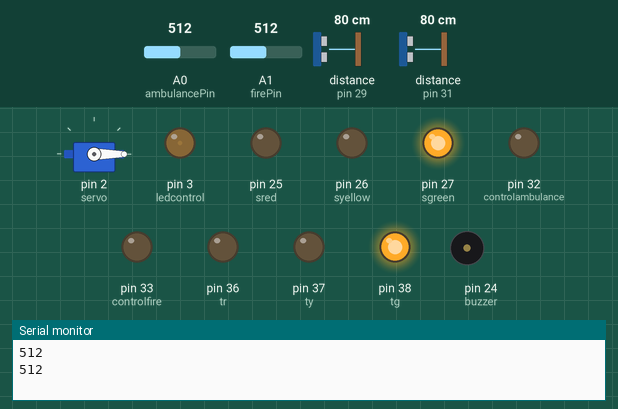
A sketch run on a simulated Arduino Mega 2560, built with avr-gcc and run on an emulated ATmega2560. Parts: servo, output pins drawn as LEDs (lit = HIGH), buzzer (waves = sounding, pin HIGH), the last lines printed to the serial monitor. Wiring (inferred from the names in the program): ultrasonic range finder: trigger pin 28; echo pin 29. The test bench sets the inputs (shaded band); at power-on: distance to the obstacle (sensors on pin 29, pin 31) 80 cm, A0 (ambulancePin) = 512, A1 (firePin) = 512. The echo pulse lasts 58.3 µs per cm; pins used as bus, display or sensor lines are not drawn.

Above: at 21.5 s.
21.6 s: distance to the obstacle (sensor on pin 29) set to 75 cm
At 29.7 s:
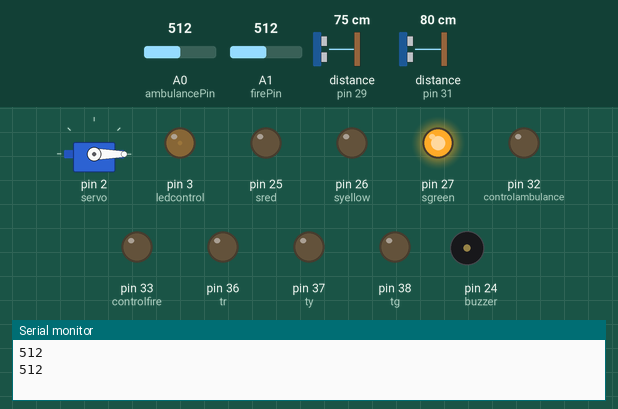
30.6 s: distance to the obstacle (sensor on pin 29) set to 67 cm
At 37.1 s:
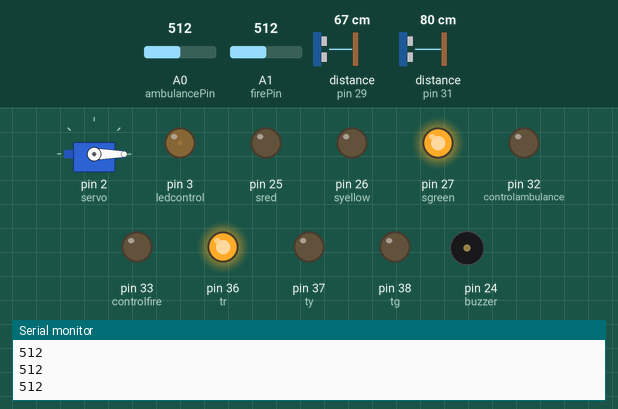
At 60.4 s:
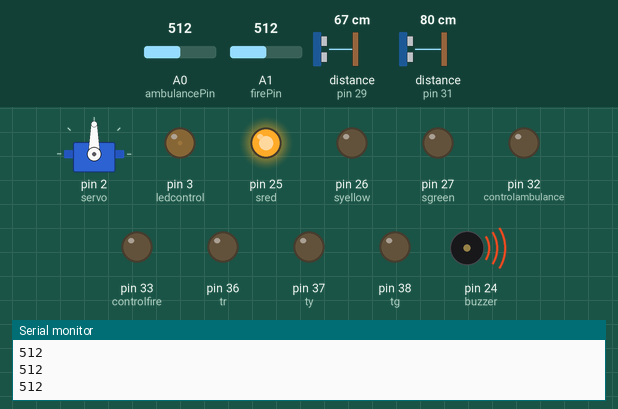
Timing chart, 0 to 60.7 s (numbered marks = the images above; inputs shaded):
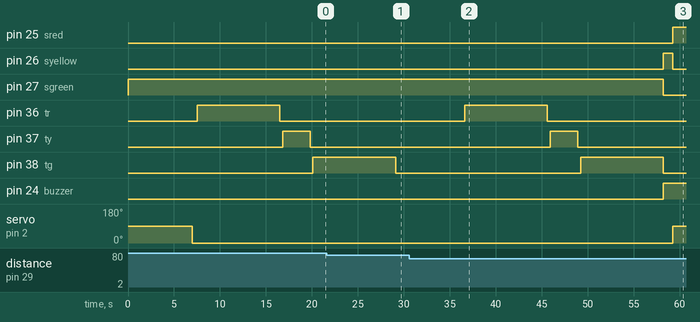

The sketch:

SmartStreet-StationCode.ino
```cpp
#include <Servo.h>

/*Station Leds & Sensors Control*/
#define trigPinB 22 //Trigpin for ultrasonic before train
#define echoPinB 23
Servo servo;
int buzzer = 24; // station buzzer
int sred = 25; // station red
int syellow = 26; // station yellow
int sgreen = 27; // station green

/*Street Leds Control*/
#define trigPinB 28 //Trigpin for ultrasonic at street start
#define echoPinB 29
#define trigPinA 30 //Trigpin for ultrasonic after at street end
#define echoPinA 31
int ledcontrol = 3;

/*Emergancy Switches & Leds Control*/
int ambulancePin = A0;
int ambulanceValue;
int controlambulance = 32;
int firePin = A1;
int fireValue;
int controlfire = 33;

/*Traffic Leds Control*/
int tr = 36; // traffic red led
int ty = 37; // traffic yellow led
int tg = 38; // traffic green led

void setup() {
  Serial.begin (9600);

  /*Station Leds & Sensors Pins set*/
  pinMode(trigPinB, OUTPUT);
  pinMode(echoPinB, INPUT);
  pinMode(buzzer, OUTPUT);
  pinMode(sred, OUTPUT);
  pinMode(syellow, OUTPUT);
  pinMode(sgreen, OUTPUT);
  servo.attach(2);

  /*Street Leds & Sensors Pins set*/
  pinMode(trigPinB, OUTPUT);
  pinMode(echoPinB, INPUT);
  pinMode(trigPinA, OUTPUT);
  pinMode(echoPinA, INPUT);
  pinMode(ledcontrol, OUTPUT);
  analogWrite( ledcontrol, 10);

  /*Emergancy Switches & Leds Pins set*/
  pinMode(controlambulance, OUTPUT);
  pinMode(controlfire, OUTPUT);
  digitalWrite(controlambulance, LOW);
  digitalWrite(controlfire, LOW);

  /*Traffic Pins set*/
  pinMode(tr, OUTPUT);
  pinMode(ty, OUTPUT);
  pinMode(tg, OUTPUT);
}


void autoStation()
{
  /*Station gates closes if there is a train and turn on led light*/
  long durationS, distanceS;
  digitalWrite(sgreen, HIGH);
  digitalWrite(trigPinB, LOW);
  delayMicroseconds(2);
  digitalWrite(trigPinB, HIGH);
  delayMicroseconds(10);
  digitalWrite(trigPinB, LOW);
  durationS = pulseIn(echoPinB, HIGH);
  distanceS = durationS * 0.034 / 2;
  if (distanceS < 70) {
    digitalWrite( buzzer, HIGH);  //buzzer works
    digitalWrite(sgreen, LOW);
    digitalWrite(syellow, HIGH);
    delay(1000); //distance between servo and sensor
    digitalWrite(syellow, LOW);
    digitalWrite(sred, HIGH);
    servo.write(90);//servo close
  }
  delay(7000);// till train passes
  digitalWrite( buzzer, LOW);
  digitalWrite(sred, LOW);
  digitalWrite(sgreen, HIGH);
  servo.write(0);
  delay(500);
}

void autoStreetLights()
{
  /*Turn on street leds only if there is a car */
  long durationB, distanceB;
  digitalWrite(trigPinB, LOW);
  delayMicroseconds(2);
  digitalWrite(trigPinB, HIGH);
  delayMicroseconds(10);
  digitalWrite(trigPinB, LOW);
  durationB = pulseIn(echoPinB, HIGH);
  distanceB = durationB * 0.034 / 2;
  if (distanceB < 5) {
    analogWrite( ledcontrol, 255);
    delay(1000);
  }
  long durationA, distanceA;
  digitalWrite(trigPinA, LOW);
  delayMicroseconds(2);
  digitalWrite(trigPinA, HIGH);
  delayMicroseconds(10);
  digitalWrite(trigPinA, LOW);
  durationA = pulseIn(echoPinA, HIGH);
  distanceA = durationA * 0.034 / 2;
  if (distanceA < 5) {
    analogWrite( ledcontrol, 20);
    delay(1000);
  }
}

void checkEmergancyAlarm()
{
  /*Emergancy box*/
  ambulanceValue = analogRead(ambulancePin); // read the value from the abulance switch
  Serial.println(ambulanceValue);
  if (ambulanceValue < 100) {
    digitalWrite(controlambulance, HIGH);
    delay(5000);
  }
  digitalWrite(controlambulance, LOW);

  fireValue = analogRead(firePin); // read the value from the abulance switch
  Serial.println(fireValue);
  if (fireValue < 100) {
    digitalWrite(controlfire, HIGH);
    delay(5000);
  }
  digitalWrite(controlfire, LOW);
}
void trafficLights()
{
  /*Traffic Lights work in Periodic form*/
  digitalWrite(tr, HIGH);
  delay(9000);
  digitalWrite(tr, LOW);
  delay(300);

  digitalWrite(ty, HIGH);
  delay(3000);
  digitalWrite(ty, LOW);
  delay(300);

  digitalWrite(tg, HIGH);
  delay(9000);
  digitalWrite(tg, LOW);

}

void loop() {
  autoStation();
  autoStreetLights();
  checkEmergancyAlarm();
  trafficLights();
}
```

Measured:
- the behaviour switches between 71 and 70 cm on distance to the obstacle (sensor on pin 29) (found by bisection; images 1 and 2)
- after the input at 30.6 s, pin 25 (sred): LOW → HIGH after 28.6 s; pin 26 (syellow): LOW → HIGH after 27.6 s, → LOW 1.0 s later; pin 27 (sgreen): HIGH → LOW after 27.6 s; pin 24 (buzzer): LOW → HIGH after 27.6 s; servo on pin 2 (servo): 0° → 90° after 28.6 s
